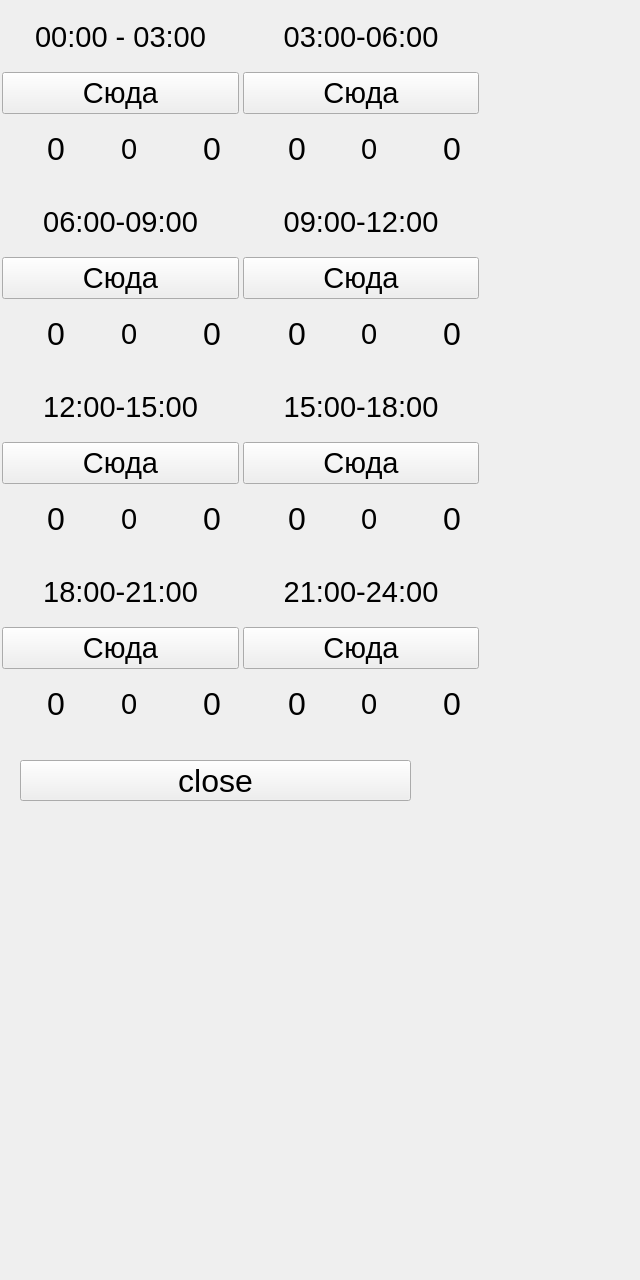
<?xml version="1.0" encoding="UTF-8"?>
<ui version="4.0">
 <class>MainWindow</class>
 <widget class="QMainWindow" name="MainWindow">
  <property name="geometry">
   <rect>
    <x>0</x>
    <y>0</y>
    <width>640</width>
    <height>1280</height>
   </rect>
  </property>
  <property name="font">
   <font>
    <pointsize>24</pointsize>
   </font>
  </property>
  <property name="windowTitle">
   <string>MainWindow</string>
  </property>
  <widget class="QWidget" name="centralWidget">
   <widget class="QWidget" name="gridLayoutWidget">
    <property name="geometry">
     <rect>
      <x>0</x>
      <y>0</y>
      <width>481</width>
      <height>751</height>
     </rect>
    </property>
    <layout class="QGridLayout" name="gridLayout">
     <property name="sizeConstraint">
      <enum>QLayout::SetNoConstraint</enum>
     </property>
     <property name="leftMargin">
      <number>0</number>
     </property>
     <property name="topMargin">
      <number>0</number>
     </property>
     <property name="rightMargin">
      <number>0</number>
     </property>
     <property name="spacing">
      <number>0</number>
     </property>
     <item row="0" column="1">
      <layout class="QGridLayout" name="gridLayout_03_06">
       <property name="sizeConstraint">
        <enum>QLayout::SetMinimumSize</enum>
       </property>
       <property name="leftMargin">
        <number>2</number>
       </property>
       <property name="topMargin">
        <number>2</number>
       </property>
       <property name="rightMargin">
        <number>2</number>
       </property>
       <property name="bottomMargin">
        <number>2</number>
       </property>
       <property name="horizontalSpacing">
        <number>0</number>
       </property>
       <property name="verticalSpacing">
        <number>1</number>
       </property>
       <item row="2" column="2">
        <layout class="QGridLayout" name="human_2">
         <item row="0" column="1">
          <widget class="QLabel" name="success_03">
           <property name="text">
            <string>0</string>
           </property>
          </widget>
         </item>
         <item row="0" column="0">
          <widget class="QLabel" name="label_16">
           <property name="text">
            <string/>
           </property>
           <property name="pixmap">
            <pixmap resource="qres.qrc">:/success.png</pixmap>
           </property>
           <property name="scaledContents">
            <bool>true</bool>
           </property>
          </widget>
         </item>
        </layout>
       </item>
       <item row="2" column="1">
        <layout class="QGridLayout" name="gridLayout_6">
         <property name="spacing">
          <number>0</number>
         </property>
         <item row="0" column="0">
          <widget class="QLabel" name="label_17">
           <property name="font">
            <font>
             <pointsize>22</pointsize>
             <stylestrategy>PreferDefault</stylestrategy>
            </font>
           </property>
           <property name="text">
            <string/>
           </property>
           <property name="pixmap">
            <pixmap resource="qres.qrc">:/human.png</pixmap>
           </property>
           <property name="scaledContents">
            <bool>true</bool>
           </property>
          </widget>
         </item>
         <item row="0" column="1">
          <widget class="QLabel" name="human_03">
           <property name="font">
            <font>
             <pointsize>22</pointsize>
             <stylestrategy>PreferDefault</stylestrategy>
            </font>
           </property>
           <property name="text">
            <string>0</string>
           </property>
          </widget>
         </item>
        </layout>
       </item>
       <item row="2" column="0">
        <layout class="QGridLayout" name="gridLayout_13">
         <property name="leftMargin">
          <number>4</number>
         </property>
         <item row="0" column="0">
          <widget class="QLabel" name="label_6">
           <property name="text">
            <string/>
           </property>
           <property name="pixmap">
            <pixmap resource="qres.qrc">:/car1.png</pixmap>
           </property>
           <property name="scaledContents">
            <bool>true</bool>
           </property>
          </widget>
         </item>
         <item row="0" column="1">
          <widget class="QLabel" name="car_03">
           <property name="text">
            <string>0</string>
           </property>
          </widget>
         </item>
        </layout>
       </item>
       <item row="1" column="0" colspan="3">
        <widget class="QPushButton" name="button_03_06">
         <property name="font">
          <font>
           <pointsize>22</pointsize>
           <stylestrategy>PreferDefault</stylestrategy>
          </font>
         </property>
         <property name="text">
          <string>Сюда</string>
         </property>
        </widget>
       </item>
       <item row="0" column="0" colspan="3">
        <widget class="QLabel" name="time_03_06">
         <property name="font">
          <font>
           <pointsize>22</pointsize>
           <stylestrategy>PreferDefault</stylestrategy>
          </font>
         </property>
         <property name="text">
          <string>03:00-06:00</string>
         </property>
         <property name="alignment">
          <set>Qt::AlignCenter</set>
         </property>
        </widget>
       </item>
      </layout>
     </item>
     <item row="0" column="0">
      <layout class="QGridLayout" name="gridLayout_00_03">
       <property name="sizeConstraint">
        <enum>QLayout::SetMinimumSize</enum>
       </property>
       <property name="leftMargin">
        <number>2</number>
       </property>
       <property name="topMargin">
        <number>2</number>
       </property>
       <property name="rightMargin">
        <number>2</number>
       </property>
       <property name="bottomMargin">
        <number>2</number>
       </property>
       <property name="horizontalSpacing">
        <number>0</number>
       </property>
       <property name="verticalSpacing">
        <number>1</number>
       </property>
       <item row="1" column="0" colspan="3">
        <widget class="QPushButton" name="button_00_03">
         <property name="font">
          <font>
           <pointsize>22</pointsize>
           <stylestrategy>PreferDefault</stylestrategy>
          </font>
         </property>
         <property name="text">
          <string>Сюда</string>
         </property>
        </widget>
       </item>
       <item row="2" column="2">
        <layout class="QGridLayout" name="success0">
         <item row="0" column="1">
          <widget class="QLabel" name="success_00">
           <property name="text">
            <string>0</string>
           </property>
          </widget>
         </item>
         <item row="0" column="0">
          <widget class="QLabel" name="label_14">
           <property name="text">
            <string/>
           </property>
           <property name="pixmap">
            <pixmap resource="qres.qrc">:/success.png</pixmap>
           </property>
           <property name="scaledContents">
            <bool>true</bool>
           </property>
          </widget>
         </item>
        </layout>
       </item>
       <item row="2" column="1">
        <layout class="QGridLayout" name="human0">
         <property name="spacing">
          <number>0</number>
         </property>
         <item row="0" column="0">
          <widget class="QLabel" name="label_9">
           <property name="font">
            <font>
             <pointsize>22</pointsize>
             <stylestrategy>PreferDefault</stylestrategy>
            </font>
           </property>
           <property name="text">
            <string/>
           </property>
           <property name="pixmap">
            <pixmap resource="qres.qrc">:/human.png</pixmap>
           </property>
           <property name="scaledContents">
            <bool>true</bool>
           </property>
          </widget>
         </item>
         <item row="0" column="1">
          <widget class="QLabel" name="human_00">
           <property name="font">
            <font>
             <pointsize>22</pointsize>
             <stylestrategy>PreferDefault</stylestrategy>
            </font>
           </property>
           <property name="text">
            <string>0</string>
           </property>
          </widget>
         </item>
        </layout>
       </item>
       <item row="2" column="0">
        <layout class="QGridLayout" name="car0">
         <property name="leftMargin">
          <number>4</number>
         </property>
         <item row="0" column="0">
          <widget class="QLabel" name="label1">
           <property name="text">
            <string/>
           </property>
           <property name="pixmap">
            <pixmap resource="qres.qrc">:/car1.png</pixmap>
           </property>
           <property name="scaledContents">
            <bool>true</bool>
           </property>
          </widget>
         </item>
         <item row="0" column="1">
          <widget class="QLabel" name="car_00">
           <property name="text">
            <string>0</string>
           </property>
          </widget>
         </item>
        </layout>
       </item>
       <item row="0" column="0" colspan="3">
        <widget class="QLabel" name="time_00_03">
         <property name="font">
          <font>
           <pointsize>22</pointsize>
           <stylestrategy>PreferDefault</stylestrategy>
          </font>
         </property>
         <property name="text">
          <string>00:00 - 03:00</string>
         </property>
         <property name="alignment">
          <set>Qt::AlignCenter</set>
         </property>
        </widget>
       </item>
      </layout>
     </item>
     <item row="1" column="0">
      <layout class="QGridLayout" name="gridLayout_06_09">
       <property name="sizeConstraint">
        <enum>QLayout::SetMinimumSize</enum>
       </property>
       <property name="leftMargin">
        <number>2</number>
       </property>
       <property name="topMargin">
        <number>2</number>
       </property>
       <property name="rightMargin">
        <number>2</number>
       </property>
       <property name="bottomMargin">
        <number>2</number>
       </property>
       <property name="horizontalSpacing">
        <number>0</number>
       </property>
       <property name="verticalSpacing">
        <number>1</number>
       </property>
       <item row="2" column="2">
        <layout class="QGridLayout" name="gridLayout_15">
         <item row="0" column="1">
          <widget class="QLabel" name="success_06">
           <property name="text">
            <string>0</string>
           </property>
          </widget>
         </item>
         <item row="0" column="0">
          <widget class="QLabel" name="label_20">
           <property name="text">
            <string/>
           </property>
           <property name="pixmap">
            <pixmap resource="qres.qrc">:/success.png</pixmap>
           </property>
           <property name="scaledContents">
            <bool>true</bool>
           </property>
          </widget>
         </item>
        </layout>
       </item>
       <item row="2" column="1">
        <layout class="QGridLayout" name="gridLayout_16" rowstretch="0">
         <property name="spacing">
          <number>0</number>
         </property>
         <item row="0" column="0">
          <widget class="QLabel" name="label_21">
           <property name="font">
            <font>
             <pointsize>22</pointsize>
             <stylestrategy>PreferDefault</stylestrategy>
            </font>
           </property>
           <property name="text">
            <string/>
           </property>
           <property name="pixmap">
            <pixmap resource="qres.qrc">:/human.png</pixmap>
           </property>
           <property name="scaledContents">
            <bool>true</bool>
           </property>
          </widget>
         </item>
         <item row="0" column="1">
          <widget class="QLabel" name="human_06">
           <property name="font">
            <font>
             <pointsize>22</pointsize>
             <stylestrategy>PreferDefault</stylestrategy>
            </font>
           </property>
           <property name="text">
            <string>0</string>
           </property>
          </widget>
         </item>
        </layout>
       </item>
       <item row="2" column="0">
        <layout class="QGridLayout" name="gridLayout_17">
         <property name="leftMargin">
          <number>4</number>
         </property>
         <item row="0" column="0">
          <widget class="QLabel" name="label_22">
           <property name="text">
            <string/>
           </property>
           <property name="pixmap">
            <pixmap resource="qres.qrc">:/car1.png</pixmap>
           </property>
           <property name="scaledContents">
            <bool>true</bool>
           </property>
          </widget>
         </item>
         <item row="0" column="1">
          <widget class="QLabel" name="car_06">
           <property name="text">
            <string>0</string>
           </property>
          </widget>
         </item>
        </layout>
       </item>
       <item row="1" column="0" colspan="3">
        <widget class="QPushButton" name="button_06_09">
         <property name="font">
          <font>
           <pointsize>22</pointsize>
           <stylestrategy>PreferDefault</stylestrategy>
          </font>
         </property>
         <property name="text">
          <string>Сюда</string>
         </property>
        </widget>
       </item>
       <item row="0" column="0" colspan="3">
        <widget class="QLabel" name="time_06_09">
         <property name="font">
          <font>
           <pointsize>22</pointsize>
           <stylestrategy>PreferDefault</stylestrategy>
          </font>
         </property>
         <property name="text">
          <string>06:00-09:00</string>
         </property>
         <property name="alignment">
          <set>Qt::AlignCenter</set>
         </property>
        </widget>
       </item>
      </layout>
     </item>
     <item row="2" column="1">
      <layout class="QGridLayout" name="gridLayout_15_18">
       <property name="sizeConstraint">
        <enum>QLayout::SetMinimumSize</enum>
       </property>
       <property name="leftMargin">
        <number>2</number>
       </property>
       <property name="topMargin">
        <number>2</number>
       </property>
       <property name="rightMargin">
        <number>2</number>
       </property>
       <property name="bottomMargin">
        <number>2</number>
       </property>
       <property name="horizontalSpacing">
        <number>0</number>
       </property>
       <property name="verticalSpacing">
        <number>1</number>
       </property>
       <item row="2" column="2">
        <layout class="QGridLayout" name="gridLayout_19">
         <item row="0" column="1">
          <widget class="QLabel" name="success_15">
           <property name="text">
            <string>0</string>
           </property>
          </widget>
         </item>
         <item row="0" column="0">
          <widget class="QLabel" name="label_26">
           <property name="text">
            <string/>
           </property>
           <property name="pixmap">
            <pixmap resource="qres.qrc">:/success.png</pixmap>
           </property>
           <property name="scaledContents">
            <bool>true</bool>
           </property>
          </widget>
         </item>
        </layout>
       </item>
       <item row="2" column="1">
        <layout class="QGridLayout" name="gridLayout_20">
         <property name="spacing">
          <number>0</number>
         </property>
         <item row="0" column="0">
          <widget class="QLabel" name="label_27">
           <property name="font">
            <font>
             <pointsize>22</pointsize>
             <stylestrategy>PreferDefault</stylestrategy>
            </font>
           </property>
           <property name="text">
            <string/>
           </property>
           <property name="pixmap">
            <pixmap resource="qres.qrc">:/human.png</pixmap>
           </property>
           <property name="scaledContents">
            <bool>true</bool>
           </property>
          </widget>
         </item>
         <item row="0" column="1">
          <widget class="QLabel" name="human_15">
           <property name="font">
            <font>
             <pointsize>22</pointsize>
             <stylestrategy>PreferDefault</stylestrategy>
            </font>
           </property>
           <property name="text">
            <string>0</string>
           </property>
          </widget>
         </item>
        </layout>
       </item>
       <item row="2" column="0">
        <layout class="QGridLayout" name="gridLayout_21">
         <property name="leftMargin">
          <number>4</number>
         </property>
         <item row="0" column="0">
          <widget class="QLabel" name="label_29">
           <property name="text">
            <string/>
           </property>
           <property name="pixmap">
            <pixmap resource="qres.qrc">:/car1.png</pixmap>
           </property>
           <property name="scaledContents">
            <bool>true</bool>
           </property>
          </widget>
         </item>
         <item row="0" column="1">
          <widget class="QLabel" name="car_15">
           <property name="text">
            <string>0</string>
           </property>
          </widget>
         </item>
        </layout>
       </item>
       <item row="1" column="0" colspan="3">
        <widget class="QPushButton" name="button_15_18">
         <property name="font">
          <font>
           <pointsize>22</pointsize>
           <stylestrategy>PreferDefault</stylestrategy>
          </font>
         </property>
         <property name="text">
          <string>Сюда</string>
         </property>
        </widget>
       </item>
       <item row="0" column="0" colspan="3">
        <widget class="QLabel" name="time_15_18">
         <property name="font">
          <font>
           <pointsize>22</pointsize>
           <stylestrategy>PreferDefault</stylestrategy>
          </font>
         </property>
         <property name="text">
          <string>15:00-18:00</string>
         </property>
         <property name="alignment">
          <set>Qt::AlignCenter</set>
         </property>
        </widget>
       </item>
      </layout>
     </item>
     <item row="3" column="0">
      <layout class="QGridLayout" name="gridLayout_18_21">
       <property name="sizeConstraint">
        <enum>QLayout::SetMinimumSize</enum>
       </property>
       <property name="leftMargin">
        <number>2</number>
       </property>
       <property name="topMargin">
        <number>2</number>
       </property>
       <property name="rightMargin">
        <number>2</number>
       </property>
       <property name="bottomMargin">
        <number>2</number>
       </property>
       <property name="horizontalSpacing">
        <number>0</number>
       </property>
       <property name="verticalSpacing">
        <number>1</number>
       </property>
       <item row="2" column="2">
        <layout class="QGridLayout" name="gridLayout_23">
         <property name="leftMargin">
          <number>0</number>
         </property>
         <item row="0" column="1">
          <widget class="QLabel" name="success_18">
           <property name="text">
            <string>0</string>
           </property>
          </widget>
         </item>
         <item row="0" column="0">
          <widget class="QLabel" name="label_33">
           <property name="text">
            <string/>
           </property>
           <property name="pixmap">
            <pixmap resource="qres.qrc">:/success.png</pixmap>
           </property>
           <property name="scaledContents">
            <bool>true</bool>
           </property>
          </widget>
         </item>
        </layout>
       </item>
       <item row="2" column="1">
        <layout class="QGridLayout" name="gridLayout_24">
         <property name="leftMargin">
          <number>0</number>
         </property>
         <property name="spacing">
          <number>0</number>
         </property>
         <item row="0" column="0">
          <widget class="QLabel" name="label_34">
           <property name="font">
            <font>
             <pointsize>22</pointsize>
             <stylestrategy>PreferDefault</stylestrategy>
            </font>
           </property>
           <property name="text">
            <string/>
           </property>
           <property name="pixmap">
            <pixmap resource="qres.qrc">:/human.png</pixmap>
           </property>
           <property name="scaledContents">
            <bool>true</bool>
           </property>
          </widget>
         </item>
         <item row="0" column="1">
          <widget class="QLabel" name="human_18">
           <property name="font">
            <font>
             <pointsize>22</pointsize>
             <stylestrategy>PreferDefault</stylestrategy>
            </font>
           </property>
           <property name="text">
            <string>0</string>
           </property>
          </widget>
         </item>
        </layout>
       </item>
       <item row="2" column="0">
        <layout class="QGridLayout" name="gridLayout_25">
         <property name="leftMargin">
          <number>4</number>
         </property>
         <item row="0" column="0">
          <widget class="QLabel" name="label_36">
           <property name="text">
            <string/>
           </property>
           <property name="pixmap">
            <pixmap resource="qres.qrc">:/car1.png</pixmap>
           </property>
           <property name="scaledContents">
            <bool>true</bool>
           </property>
          </widget>
         </item>
         <item row="0" column="1">
          <widget class="QLabel" name="car_18">
           <property name="text">
            <string>0</string>
           </property>
          </widget>
         </item>
        </layout>
       </item>
       <item row="1" column="0" colspan="3">
        <widget class="QPushButton" name="button_18_21">
         <property name="font">
          <font>
           <pointsize>22</pointsize>
           <stylestrategy>PreferDefault</stylestrategy>
          </font>
         </property>
         <property name="text">
          <string>Сюда</string>
         </property>
        </widget>
       </item>
       <item row="0" column="0" colspan="3">
        <widget class="QLabel" name="time_18_21">
         <property name="font">
          <font>
           <pointsize>22</pointsize>
           <stylestrategy>PreferDefault</stylestrategy>
          </font>
         </property>
         <property name="text">
          <string>18:00-21:00</string>
         </property>
         <property name="alignment">
          <set>Qt::AlignCenter</set>
         </property>
        </widget>
       </item>
      </layout>
     </item>
     <item row="1" column="1">
      <layout class="QGridLayout" name="gridLayout_09_12">
       <property name="sizeConstraint">
        <enum>QLayout::SetMinimumSize</enum>
       </property>
       <property name="leftMargin">
        <number>2</number>
       </property>
       <property name="topMargin">
        <number>2</number>
       </property>
       <property name="rightMargin">
        <number>2</number>
       </property>
       <property name="bottomMargin">
        <number>2</number>
       </property>
       <property name="horizontalSpacing">
        <number>0</number>
       </property>
       <property name="verticalSpacing">
        <number>1</number>
       </property>
       <item row="1" column="0" colspan="3">
        <widget class="QPushButton" name="button_09_12">
         <property name="font">
          <font>
           <pointsize>22</pointsize>
           <stylestrategy>PreferDefault</stylestrategy>
          </font>
         </property>
         <property name="text">
          <string>Сюда</string>
         </property>
        </widget>
       </item>
       <item row="2" column="2">
        <layout class="QGridLayout" name="gridLayout_64">
         <item row="0" column="1">
          <widget class="QLabel" name="success_09">
           <property name="text">
            <string>0</string>
           </property>
          </widget>
         </item>
         <item row="0" column="0">
          <widget class="QLabel" name="label_103">
           <property name="text">
            <string/>
           </property>
           <property name="pixmap">
            <pixmap resource="qres.qrc">:/success.png</pixmap>
           </property>
           <property name="scaledContents">
            <bool>true</bool>
           </property>
          </widget>
         </item>
        </layout>
       </item>
       <item row="2" column="1">
        <layout class="QGridLayout" name="gridLayout_65">
         <property name="spacing">
          <number>0</number>
         </property>
         <item row="0" column="0">
          <widget class="QLabel" name="label_104">
           <property name="font">
            <font>
             <pointsize>22</pointsize>
             <stylestrategy>PreferDefault</stylestrategy>
            </font>
           </property>
           <property name="text">
            <string/>
           </property>
           <property name="pixmap">
            <pixmap resource="qres.qrc">:/human.png</pixmap>
           </property>
           <property name="scaledContents">
            <bool>true</bool>
           </property>
          </widget>
         </item>
         <item row="0" column="1">
          <widget class="QLabel" name="human_09">
           <property name="font">
            <font>
             <pointsize>22</pointsize>
             <stylestrategy>PreferDefault</stylestrategy>
            </font>
           </property>
           <property name="text">
            <string>0</string>
           </property>
          </widget>
         </item>
        </layout>
       </item>
       <item row="2" column="0">
        <layout class="QGridLayout" name="gridLayout_66">
         <property name="leftMargin">
          <number>4</number>
         </property>
         <item row="0" column="0">
          <widget class="QLabel" name="label_106">
           <property name="text">
            <string/>
           </property>
           <property name="pixmap">
            <pixmap resource="qres.qrc">:/car1.png</pixmap>
           </property>
           <property name="scaledContents">
            <bool>true</bool>
           </property>
          </widget>
         </item>
         <item row="0" column="1">
          <widget class="QLabel" name="car_09">
           <property name="text">
            <string>0</string>
           </property>
          </widget>
         </item>
        </layout>
       </item>
       <item row="0" column="0" colspan="3">
        <widget class="QLabel" name="time_09_12">
         <property name="font">
          <font>
           <pointsize>22</pointsize>
           <stylestrategy>PreferDefault</stylestrategy>
          </font>
         </property>
         <property name="text">
          <string>09:00-12:00</string>
         </property>
         <property name="alignment">
          <set>Qt::AlignCenter</set>
         </property>
        </widget>
       </item>
      </layout>
     </item>
     <item row="2" column="0">
      <layout class="QGridLayout" name="gridLayout_12_15">
       <property name="sizeConstraint">
        <enum>QLayout::SetMinimumSize</enum>
       </property>
       <property name="leftMargin">
        <number>2</number>
       </property>
       <property name="topMargin">
        <number>2</number>
       </property>
       <property name="rightMargin">
        <number>2</number>
       </property>
       <property name="bottomMargin">
        <number>2</number>
       </property>
       <property name="horizontalSpacing">
        <number>0</number>
       </property>
       <property name="verticalSpacing">
        <number>1</number>
       </property>
       <item row="1" column="0" colspan="3">
        <widget class="QPushButton" name="button_12_15">
         <property name="font">
          <font>
           <pointsize>22</pointsize>
           <stylestrategy>PreferDefault</stylestrategy>
          </font>
         </property>
         <property name="text">
          <string>Сюда</string>
         </property>
        </widget>
       </item>
       <item row="2" column="2">
        <layout class="QGridLayout" name="gridLayout_68">
         <item row="0" column="1">
          <widget class="QLabel" name="success_12">
           <property name="text">
            <string>0</string>
           </property>
          </widget>
         </item>
         <item row="0" column="0">
          <widget class="QLabel" name="label_110">
           <property name="text">
            <string/>
           </property>
           <property name="pixmap">
            <pixmap resource="qres.qrc">:/success.png</pixmap>
           </property>
           <property name="scaledContents">
            <bool>true</bool>
           </property>
          </widget>
         </item>
        </layout>
       </item>
       <item row="2" column="1">
        <layout class="QGridLayout" name="gridLayout_69">
         <property name="spacing">
          <number>0</number>
         </property>
         <item row="0" column="0">
          <widget class="QLabel" name="label_111">
           <property name="font">
            <font>
             <pointsize>22</pointsize>
             <stylestrategy>PreferDefault</stylestrategy>
            </font>
           </property>
           <property name="text">
            <string/>
           </property>
           <property name="pixmap">
            <pixmap resource="qres.qrc">:/human.png</pixmap>
           </property>
           <property name="scaledContents">
            <bool>true</bool>
           </property>
          </widget>
         </item>
         <item row="0" column="1">
          <widget class="QLabel" name="human_12">
           <property name="font">
            <font>
             <pointsize>22</pointsize>
             <stylestrategy>PreferDefault</stylestrategy>
            </font>
           </property>
           <property name="text">
            <string>0</string>
           </property>
          </widget>
         </item>
        </layout>
       </item>
       <item row="2" column="0">
        <layout class="QGridLayout" name="gridLayout_70">
         <property name="leftMargin">
          <number>4</number>
         </property>
         <item row="0" column="0">
          <widget class="QLabel" name="label_113">
           <property name="text">
            <string/>
           </property>
           <property name="pixmap">
            <pixmap resource="qres.qrc">:/car1.png</pixmap>
           </property>
           <property name="scaledContents">
            <bool>true</bool>
           </property>
          </widget>
         </item>
         <item row="0" column="1">
          <widget class="QLabel" name="car_12">
           <property name="text">
            <string>0</string>
           </property>
          </widget>
         </item>
        </layout>
       </item>
       <item row="0" column="0" colspan="3">
        <widget class="QLabel" name="time_12_15">
         <property name="font">
          <font>
           <pointsize>22</pointsize>
           <stylestrategy>PreferDefault</stylestrategy>
          </font>
         </property>
         <property name="text">
          <string>12:00-15:00</string>
         </property>
         <property name="alignment">
          <set>Qt::AlignCenter</set>
         </property>
        </widget>
       </item>
      </layout>
     </item>
     <item row="3" column="1">
      <layout class="QGridLayout" name="gridLayout_21_24">
       <property name="sizeConstraint">
        <enum>QLayout::SetMinimumSize</enum>
       </property>
       <property name="leftMargin">
        <number>2</number>
       </property>
       <property name="topMargin">
        <number>2</number>
       </property>
       <property name="rightMargin">
        <number>2</number>
       </property>
       <property name="bottomMargin">
        <number>2</number>
       </property>
       <property name="horizontalSpacing">
        <number>0</number>
       </property>
       <property name="verticalSpacing">
        <number>1</number>
       </property>
       <item row="1" column="0" colspan="3">
        <widget class="QPushButton" name="button_21_24">
         <property name="font">
          <font>
           <pointsize>22</pointsize>
           <stylestrategy>PreferDefault</stylestrategy>
          </font>
         </property>
         <property name="text">
          <string>Сюда</string>
         </property>
        </widget>
       </item>
       <item row="2" column="2">
        <layout class="QGridLayout" name="gridLayout_72">
         <item row="0" column="1">
          <widget class="QLabel" name="success_21">
           <property name="text">
            <string>0</string>
           </property>
          </widget>
         </item>
         <item row="0" column="0">
          <widget class="QLabel" name="label_117">
           <property name="text">
            <string/>
           </property>
           <property name="pixmap">
            <pixmap resource="qres.qrc">:/success.png</pixmap>
           </property>
           <property name="scaledContents">
            <bool>true</bool>
           </property>
          </widget>
         </item>
        </layout>
       </item>
       <item row="2" column="1">
        <layout class="QGridLayout" name="gridLayout_73">
         <property name="spacing">
          <number>0</number>
         </property>
         <item row="0" column="0">
          <widget class="QLabel" name="label_118">
           <property name="font">
            <font>
             <pointsize>22</pointsize>
             <stylestrategy>PreferDefault</stylestrategy>
            </font>
           </property>
           <property name="text">
            <string/>
           </property>
           <property name="pixmap">
            <pixmap resource="qres.qrc">:/human.png</pixmap>
           </property>
           <property name="scaledContents">
            <bool>true</bool>
           </property>
          </widget>
         </item>
         <item row="0" column="1">
          <widget class="QLabel" name="human_21">
           <property name="font">
            <font>
             <pointsize>22</pointsize>
             <stylestrategy>PreferDefault</stylestrategy>
            </font>
           </property>
           <property name="text">
            <string>0</string>
           </property>
          </widget>
         </item>
        </layout>
       </item>
       <item row="2" column="0">
        <layout class="QGridLayout" name="gridLayout_74">
         <property name="leftMargin">
          <number>4</number>
         </property>
         <item row="0" column="0">
          <widget class="QLabel" name="label_120">
           <property name="text">
            <string/>
           </property>
           <property name="pixmap">
            <pixmap resource="qres.qrc">:/car1.png</pixmap>
           </property>
           <property name="scaledContents">
            <bool>true</bool>
           </property>
          </widget>
         </item>
         <item row="0" column="1">
          <widget class="QLabel" name="car_21">
           <property name="text">
            <string>0</string>
           </property>
          </widget>
         </item>
        </layout>
       </item>
       <item row="0" column="0" colspan="3">
        <widget class="QLabel" name="time_21_24">
         <property name="font">
          <font>
           <pointsize>22</pointsize>
           <stylestrategy>PreferDefault</stylestrategy>
          </font>
         </property>
         <property name="text">
          <string>21:00-24:00</string>
         </property>
         <property name="alignment">
          <set>Qt::AlignCenter</set>
         </property>
        </widget>
       </item>
      </layout>
     </item>
    </layout>
   </widget>
   <widget class="QLabel" name="label_10">
    <property name="geometry">
     <rect>
      <x>-1</x>
      <y>0</y>
      <width>481</width>
      <height>800</height>
     </rect>
    </property>
    <property name="sizePolicy">
     <sizepolicy hsizetype="Fixed" vsizetype="Fixed">
      <horstretch>0</horstretch>
      <verstretch>0</verstretch>
     </sizepolicy>
    </property>
    <property name="font">
     <font>
      <pointsize>22</pointsize>
      <stylestrategy>PreferDefault</stylestrategy>
     </font>
    </property>
    <property name="text">
     <string/>
    </property>
    <property name="pixmap">
     <pixmap resource="qres.qrc">:/fon_grid.png</pixmap>
    </property>
    <property name="scaledContents">
     <bool>true</bool>
    </property>
   </widget>
   <widget class="QPushButton" name="pushButton">
    <property name="geometry">
     <rect>
      <x>20</x>
      <y>760</y>
      <width>391</width>
      <height>41</height>
     </rect>
    </property>
    <property name="text">
     <string>close</string>
    </property>
   </widget>
   <zorder>label_10</zorder>
   <zorder>gridLayoutWidget</zorder>
   <zorder>pushButton</zorder>
  </widget>
 </widget>
 <layoutdefault spacing="6" margin="11"/>
 <tabstops>
  <tabstop>button_00_03</tabstop>
 </tabstops>
 <resources>
  <include location="qres.qrc"/>
 </resources>
 <connections/>
</ui>
